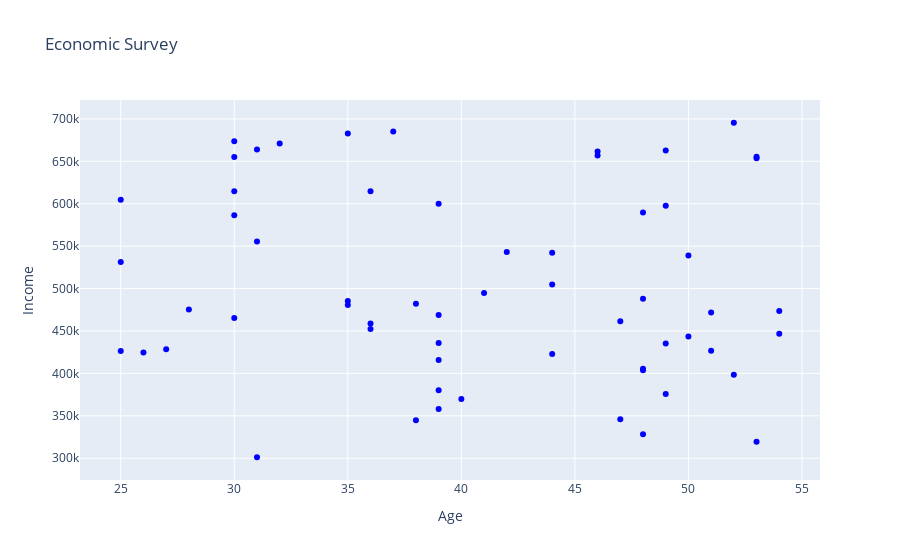

Notebook code cell kept with this figure:
### Markdown cell above
**However in the previous output title, x-axis and y-axis labels are missing. Let us use the update_layout function to update the title and labels.**

### Code cell
## Here we update these values under function attributes such as title,xaxis_title and yaxis_title
fig.update_layout(title='Economic Survey', xaxis_title='Age', yaxis_title='Income')
# Display the figure
fig.show()

### Figure 1 — Plotly figure (JSON) as saved in the notebook; plotly's stock layout.template omitted (floating-point values rounded to 4 significant figures)
{"data": [{"marker": {"color": "blue"}, "mode": "markers", "type": "scatter", "x": [39, 39, 32, 49, 54, 39, 38, 53, 36, 40, 48, 31, 52, 47, 39, 49, 25, 31, 41, 28, 46, 46, 51, 36, 30, 53, 39, 26, 25, 54, 30, 50, 30, 51, 37, 35, 44, 27, 49, 30, 44, 25, 30, 44, 39, 49, 36, 48, 38, 48, 47, 35, 48, 31, 48, 35, 50, 52, 53, 42], "y": [435989, 415666, 671013, 435155, 446665, 358059, 344785, 653667, 458861, 369942, 405493, 663929, 695489, 461391, 380167, 375855, 604642, 301165, 494672, 475201, 656898, 661485, 426639, 452397, 465215, 319456, 468900, 424790, 531374, 473483, 655193, 443588, 614837, 471795, 685289, 485284, 504871, 428609, 662858, 586358, 422763, 426380, 673622, 542342, 600037, 597609, 614678, 403661, 481983, 328208, 346004, 480558, 589594, 555644, 487969, 682884, 539108, 398352, 655498, 542998]}], "layout": {"title": {"text": "Economic Survey"}, "xaxis": {"title": {"text": "Age"}}, "yaxis": {"title": {"text": "Income"}}}}
